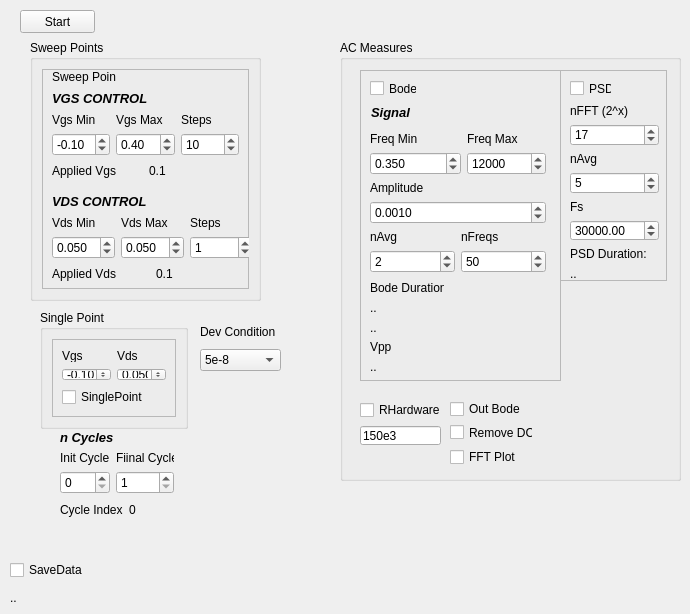
      <widget class="QWidget" name="tab_2">
       <attribute name="title">
        <string>MeasureSweeps</string>
       </attribute>
       <widget class="QPushButton" name="ButSweep">
        <property name="geometry">
         <rect>
          <x>20</x>
          <y>10</y>
          <width>75</width>
          <height>23</height>
         </rect>
        </property>
        <property name="text">
         <string>Start</string>
        </property>
       </widget>
       <widget class="QGroupBox" name="GrSweepMeas_3">
        <property name="geometry">
         <rect>
          <x>40</x>
          <y>310</y>
          <width>148</width>
          <height>119</height>
         </rect>
        </property>
        <property name="title">
         <string>Single Point</string>
        </property>
        <layout class="QHBoxLayout" name="horizontalLayout_12">
         <item>
          <widget class="QFrame" name="frame_9">
           <property name="frameShape">
            <enum>QFrame::StyledPanel</enum>
           </property>
           <property name="frameShadow">
            <enum>QFrame::Raised</enum>
           </property>
           <layout class="QVBoxLayout" name="verticalLayout_42">
            <item>
             <layout class="QVBoxLayout" name="verticalLayout_25">
              <item>
               <layout class="QGridLayout" name="gridLayout_5">
                <item row="0" column="0">
                 <widget class="QLabel" name="label_7">
                  <property name="text">
                   <string>Vgs</string>
                  </property>
                 </widget>
                </item>
                <item row="1" column="0">
                 <widget class="QDoubleSpinBox" name="SpnSVgs">
                  <property name="minimum">
                   <double>-0.500000000000000</double>
                  </property>
                  <property name="maximum">
                   <double>0.700000000000000</double>
                  </property>
                  <property name="singleStep">
                   <double>0.100000000000000</double>
                  </property>
                  <property name="value">
                   <double>-0.100000000000000</double>
                  </property>
                 </widget>
                </item>
                <item row="0" column="1">
                 <widget class="QLabel" name="label_8">
                  <property name="text">
                   <string>Vds</string>
                  </property>
                 </widget>
                </item>
                <item row="1" column="1">
                 <widget class="QDoubleSpinBox" name="SpnSVds">
                  <property name="decimals">
                   <number>3</number>
                  </property>
                  <property name="minimum">
                   <double>-0.200000000000000</double>
                  </property>
                  <property name="maximum">
                   <double>0.200000000000000</double>
                  </property>
                  <property name="singleStep">
                   <double>0.010000000000000</double>
                  </property>
                  <property name="value">
                   <double>0.050000000000000</double>
                  </property>
                 </widget>
                </item>
               </layout>
              </item>
              <item>
               <widget class="QCheckBox" name="ChckSP">
                <property name="text">
                 <string>SinglePoint</string>
                </property>
               </widget>
              </item>
             </layout>
            </item>
           </layout>
          </widget>
         </item>
        </layout>
       </widget>
       <widget class="QGroupBox" name="GrSweepMeas_4">
        <property name="geometry">
         <rect>
          <x>30</x>
          <y>40</y>
          <width>231</width>
          <height>261</height>
         </rect>
        </property>
        <property name="title">
         <string>Sweep Points</string>
        </property>
        <layout class="QHBoxLayout" name="horizontalLayout_13">
         <item>
          <widget class="QFrame" name="frame_5">
           <property name="frameShape">
            <enum>QFrame::StyledPanel</enum>
           </property>
           <property name="frameShadow">
            <enum>QFrame::Raised</enum>
           </property>
           <widget class="QWidget" name="layoutWidget">
            <property name="geometry">
             <rect>
              <x>10</x>
              <y>20</y>
              <width>187</width>
              <height>90</height>
             </rect>
            </property>
            <layout class="QVBoxLayout" name="verticalLayout_4">
             <item>
              <widget class="QLabel" name="label_5">
               <property name="font">
                <font>
                 <pointsize>10</pointsize>
                 <weight>75</weight>
                 <italic>true</italic>
                 <bold>true</bold>
                </font>
               </property>
               <property name="text">
                <string>VGS CONTROL</string>
               </property>
              </widget>
             </item>
             <item>
              <layout class="QHBoxLayout" name="horizontalLayout">
               <item>
                <layout class="QVBoxLayout" name="verticalLayout">
                 <item>
                  <widget class="QLabel" name="label_2">
                   <property name="text">
                    <string>Vgs Min</string>
                   </property>
                  </widget>
                 </item>
                 <item>
                  <widget class="QDoubleSpinBox" name="SpnVgsMin">
                   <property name="minimum">
                    <double>-0.500000000000000</double>
                   </property>
                   <property name="maximum">
                    <double>0.500000000000000</double>
                   </property>
                   <property name="singleStep">
                    <double>0.100000000000000</double>
                   </property>
                   <property name="value">
                    <double>-0.100000000000000</double>
                   </property>
                  </widget>
                 </item>
                </layout>
               </item>
               <item>
                <layout class="QVBoxLayout" name="verticalLayout_2">
                 <item>
                  <widget class="QLabel" name="label_3">
                   <property name="text">
                    <string>Vgs Max</string>
                   </property>
                  </widget>
                 </item>
                 <item>
                  <widget class="QDoubleSpinBox" name="SpnVgsMax">
                   <property name="minimum">
                    <double>-0.200000000000000</double>
                   </property>
                   <property name="maximum">
                    <double>2.000000000000000</double>
                   </property>
                   <property name="singleStep">
                    <double>0.100000000000000</double>
                   </property>
                   <property name="value">
                    <double>0.400000000000000</double>
                   </property>
                  </widget>
                 </item>
                </layout>
               </item>
               <item>
                <layout class="QVBoxLayout" name="verticalLayout_3">
                 <item>
                  <widget class="QLabel" name="label_4">
                   <property name="text">
                    <string>Steps</string>
                   </property>
                  </widget>
                 </item>
                 <item>
                  <widget class="QSpinBox" name="SpnVgsStep">
                   <property name="value">
                    <number>10</number>
                   </property>
                  </widget>
                 </item>
                </layout>
               </item>
              </layout>
             </item>
             <item>
              <layout class="QHBoxLayout" name="horizontalLayout_2">
               <item>
                <widget class="QLabel" name="label_6">
                 <property name="text">
                  <string>Applied Vgs</string>
                 </property>
                </widget>
               </item>
               <item>
                <widget class="QLabel" name="LblVgs">
                 <property name="text">
                  <string>0.1</string>
                 </property>
                </widget>
               </item>
              </layout>
             </item>
            </layout>
           </widget>
           <widget class="QWidget" name="layoutWidget_2">
            <property name="geometry">
             <rect>
              <x>10</x>
              <y>123</y>
              <width>201</width>
              <height>90</height>
             </rect>
            </property>
            <layout class="QVBoxLayout" name="verticalLayout_10">
             <item>
              <widget class="QLabel" name="label_13">
               <property name="font">
                <font>
                 <pointsize>10</pointsize>
                 <weight>75</weight>
                 <italic>true</italic>
                 <bold>true</bold>
                </font>
               </property>
               <property name="text">
                <string>VDS CONTROL</string>
               </property>
              </widget>
             </item>
             <item>
              <layout class="QHBoxLayout" name="horizontalLayout_6">
               <item>
                <layout class="QVBoxLayout" name="verticalLayout_11">
                 <item>
                  <widget class="QLabel" name="label_14">
                   <property name="text">
                    <string>Vds Min</string>
                   </property>
                  </widget>
                 </item>
                 <item>
                  <widget class="QDoubleSpinBox" name="SpnVdsMin">
                   <property name="decimals">
                    <number>3</number>
                   </property>
                   <property name="minimum">
                    <double>-0.200000000000000</double>
                   </property>
                   <property name="maximum">
                    <double>0.200000000000000</double>
                   </property>
                   <property name="singleStep">
                    <double>0.015000000000000</double>
                   </property>
                   <property name="value">
                    <double>0.050000000000000</double>
                   </property>
                  </widget>
                 </item>
                </layout>
               </item>
               <item>
                <layout class="QVBoxLayout" name="verticalLayout_12">
                 <item>
                  <widget class="QLabel" name="label_15">
                   <property name="text">
                    <string>Vds Max</string>
                   </property>
                  </widget>
                 </item>
                 <item>
                  <widget class="QDoubleSpinBox" name="SpnVdsMax">
                   <property name="decimals">
                    <number>3</number>
                   </property>
                   <property name="minimum">
                    <double>-0.200000000000000</double>
                   </property>
                   <property name="maximum">
                    <double>0.200000000000000</double>
                   </property>
                   <property name="singleStep">
                    <double>0.015000000000000</double>
                   </property>
                   <property name="value">
                    <double>0.050000000000000</double>
                   </property>
                  </widget>
                 </item>
                </layout>
               </item>
               <item>
                <layout class="QVBoxLayout" name="verticalLayout_13">
                 <item>
                  <widget class="QLabel" name="label_16">
                   <property name="text">
                    <string>Steps</string>
                   </property>
                  </widget>
                 </item>
                 <item>
                  <widget class="QSpinBox" name="SpnVdsStep">
                   <property name="value">
                    <number>1</number>
                   </property>
                  </widget>
                 </item>
                </layout>
               </item>
              </layout>
             </item>
             <item>
              <layout class="QHBoxLayout" name="horizontalLayout_7">
               <item>
                <widget class="QLabel" name="label_17">
                 <property name="text">
                  <string>Applied Vds</string>
                 </property>
                </widget>
               </item>
               <item>
                <widget class="QLabel" name="LblVds">
                 <property name="text">
                  <string>0.1</string>
                 </property>
                </widget>
               </item>
              </layout>
             </item>
            </layout>
           </widget>
           <widget class="QLabel" name="label_30">
            <property name="geometry">
             <rect>
              <x>10</x>
              <y>0</y>
              <width>64</width>
              <height>16</height>
             </rect>
            </property>
            <property name="text">
             <string>Sweep Points</string>
            </property>
           </widget>
          </widget>
         </item>
        </layout>
       </widget>
       <widget class="QWidget" name="layoutWidget">
        <property name="geometry">
         <rect>
          <x>200</x>
          <y>320</y>
          <width>81</width>
          <height>51</height>
         </rect>
        </property>
        <layout class="QVBoxLayout" name="verticalLayout_18">
         <item>
          <widget class="QLabel" name="label">
           <property name="text">
            <string>Dev Condition</string>
           </property>
          </widget>
         </item>
         <item>
          <widget class="QComboBox" name="CmbDevCond">
           <property name="currentIndex">
            <number>5</number>
           </property>
           <item>
            <property name="text">
             <string>1</string>
            </property>
           </item>
           <item>
            <property name="text">
             <string>5e-6</string>
            </property>
           </item>
           <item>
            <property name="text">
             <string>1e-6</string>
            </property>
           </item>
           <item>
            <property name="text">
             <string>5e-7</string>
            </property>
           </item>
           <item>
            <property name="text">
             <string>1e-7</string>
            </property>
           </item>
           <item>
            <property name="text">
             <string>5e-8</string>
            </property>
           </item>
           <item>
            <property name="text">
             <string>1e-8</string>
            </property>
           </item>
           <item>
            <property name="text">
             <string>5e-9</string>
            </property>
           </item>
           <item>
            <property name="text">
             <string>1e-9</string>
            </property>
           </item>
          </widget>
         </item>
        </layout>
       </widget>
       <widget class="QGroupBox" name="GrSweepMeas">
        <property name="geometry">
         <rect>
          <x>340</x>
          <y>40</y>
          <width>341</width>
          <height>441</height>
         </rect>
        </property>
        <property name="title">
         <string>AC Measures</string>
        </property>
        <widget class="QFrame" name="frame">
         <property name="geometry">
          <rect>
           <x>20</x>
           <y>30</y>
           <width>201</width>
           <height>311</height>
          </rect>
         </property>
         <property name="frameShape">
          <enum>QFrame::StyledPanel</enum>
         </property>
         <property name="frameShadow">
          <enum>QFrame::Raised</enum>
         </property>
         <widget class="QCheckBox" name="ChckBode">
          <property name="geometry">
           <rect>
            <x>10</x>
            <y>10</y>
            <width>47</width>
            <height>17</height>
           </rect>
          </property>
          <property name="text">
           <string>Bode</string>
          </property>
         </widget>
         <widget class="QLabel" name="label_22">
          <property name="geometry">
           <rect>
            <x>11</x>
            <y>34</y>
            <width>40</width>
            <height>16</height>
           </rect>
          </property>
          <property name="font">
           <font>
            <pointsize>10</pointsize>
            <weight>75</weight>
            <italic>true</italic>
            <bold>true</bold>
           </font>
          </property>
          <property name="text">
           <string>Signal</string>
          </property>
         </widget>
         <widget class="QWidget" name="layoutWidget">
          <property name="geometry">
           <rect>
            <x>10</x>
            <y>211</y>
            <width>74</width>
            <height>53</height>
           </rect>
          </property>
          <layout class="QGridLayout" name="gridLayout_13">
           <item row="0" column="0">
            <widget class="QLabel" name="LblPSDDuration_2">
             <property name="text">
              <string>Bode Duration:</string>
             </property>
            </widget>
           </item>
           <item row="1" column="0">
            <widget class="QLabel" name="LblBodeDurationL">
             <property name="text">
              <string>..</string>
             </property>
            </widget>
           </item>
           <item row="2" column="0">
            <widget class="QLabel" name="LblBodeDurationH">
             <property name="text">
              <string>..</string>
             </property>
            </widget>
           </item>
          </layout>
         </widget>
         <widget class="QWidget" name="layoutWidget">
          <property name="geometry">
           <rect>
            <x>10</x>
            <y>62</y>
            <width>176</width>
            <height>141</height>
           </rect>
          </property>
          <layout class="QGridLayout" name="gridLayout_12">
           <item row="0" column="0">
            <layout class="QGridLayout" name="gridLayout_3">
             <item row="0" column="0">
              <layout class="QVBoxLayout" name="verticalLayout_21">
               <item>
                <widget class="QLabel" name="label_25">
                 <property name="text">
                  <string>Freq Min</string>
                 </property>
                </widget>
               </item>
               <item>
                <widget class="QDoubleSpinBox" name="SpnFreqMin">
                 <property name="decimals">
                  <number>3</number>
                 </property>
                 <property name="maximum">
                  <double>1000000.000000000000000</double>
                 </property>
                 <property name="singleStep">
                  <double>0.010000000000000</double>
                 </property>
                 <property name="value">
                  <double>0.350000000000000</double>
                 </property>
                </widget>
               </item>
              </layout>
             </item>
             <item row="0" column="1">
              <layout class="QVBoxLayout" name="verticalLayout_20">
               <item>
                <widget class="QLabel" name="label_24">
                 <property name="text">
                  <string>Freq Max</string>
                 </property>
                </widget>
               </item>
               <item>
                <widget class="QSpinBox" name="SpnFreqMax">
                 <property name="maximum">
                  <number>10000000</number>
                 </property>
                 <property name="value">
                  <number>12000</number>
                 </property>
                </widget>
               </item>
              </layout>
             </item>
            </layout>
           </item>
           <item row="1" column="0">
            <layout class="QGridLayout" name="gridLayout_4">
             <item row="0" column="0" colspan="2">
              <layout class="QVBoxLayout" name="verticalLayout_16">
               <item>
                <widget class="QLabel" name="label_20">
                 <property name="text">
                  <string>Amplitude</string>
                 </property>
                </widget>
               </item>
               <item>
                <widget class="QDoubleSpinBox" name="SpnAmp">
                 <property name="decimals">
                  <number>4</number>
                 </property>
                 <property name="maximum">
                  <double>75.000000000000000</double>
                 </property>
                 <property name="singleStep">
                  <double>0.001000000000000</double>
                 </property>
                 <property name="value">
                  <double>0.001000000000000</double>
                 </property>
                </widget>
               </item>
              </layout>
             </item>
             <item row="1" column="0">
              <layout class="QVBoxLayout" name="verticalLayout_19">
               <item>
                <widget class="QLabel" name="label_27">
                 <property name="text">
                  <string>nAvg</string>
                 </property>
                </widget>
               </item>
               <item>
                <widget class="QSpinBox" name="SpnNAvg">
                 <property name="value">
                  <number>2</number>
                 </property>
                </widget>
               </item>
              </layout>
             </item>
             <item row="1" column="1">
              <layout class="QVBoxLayout" name="verticalLayout_14">
               <item>
                <widget class="QLabel" name="label_18">
                 <property name="text">
                  <string>nFreqs</string>
                 </property>
                </widget>
               </item>
               <item>
                <widget class="QSpinBox" name="SpnNFreqs">
                 <property name="value">
                  <number>50</number>
                 </property>
                </widget>
               </item>
              </layout>
             </item>
            </layout>
           </item>
          </layout>
         </widget>
         <widget class="QWidget" name="layoutWidget">
          <property name="geometry">
           <rect>
            <x>10</x>
            <y>270</y>
            <width>141</width>
            <height>34</height>
           </rect>
          </property>
          <layout class="QGridLayout" name="gridLayout_17">
           <item row="0" column="0">
            <widget class="QLabel" name="LblPSDDuration_3">
             <property name="text">
              <string>Vpp</string>
             </property>
            </widget>
           </item>
           <item row="1" column="0">
            <widget class="QLabel" name="LblVpp">
             <property name="text">
              <string>..</string>
             </property>
            </widget>
           </item>
          </layout>
         </widget>
        </widget>
        <widget class="QFrame" name="frame_2">
         <property name="geometry">
          <rect>
           <x>220</x>
           <y>30</y>
           <width>107</width>
           <height>211</height>
          </rect>
         </property>
         <property name="frameShape">
          <enum>QFrame::StyledPanel</enum>
         </property>
         <property name="frameShadow">
          <enum>QFrame::Raised</enum>
         </property>
         <widget class="QCheckBox" name="ChckPSD">
          <property name="geometry">
           <rect>
            <x>10</x>
            <y>10</y>
            <width>42</width>
            <height>17</height>
           </rect>
          </property>
          <property name="text">
           <string>PSD</string>
          </property>
         </widget>
         <widget class="QWidget" name="layoutWidget">
          <property name="geometry">
           <rect>
            <x>10</x>
            <y>34</y>
            <width>89</width>
            <height>177</height>
           </rect>
          </property>
          <layout class="QGridLayout" name="gridLayout_11">
           <item row="0" column="0">
            <layout class="QGridLayout" name="gridLayout_7">
             <item row="0" column="0">
              <layout class="QGridLayout" name="gridLayout_6">
               <item row="0" column="0">
                <widget class="QLabel" name="label_26">
                 <property name="text">
                  <string>nFFT (2^x)</string>
                 </property>
                </widget>
               </item>
               <item row="1" column="0">
                <widget class="QSpinBox" name="SpnPDSnFFT">
                 <property name="maximum">
                  <number>24</number>
                 </property>
                 <property name="value">
                  <number>17</number>
                 </property>
                </widget>
               </item>
              </layout>
             </item>
             <item row="1" column="0">
              <layout class="QGridLayout" name="gridLayout_2">
               <item row="0" column="0">
                <widget class="QLabel" name="label_29">
                 <property name="text">
                  <string>nAvg</string>
                 </property>
                </widget>
               </item>
               <item row="1" column="0">
                <widget class="QSpinBox" name="SpnAvg">
                 <property name="maximum">
                  <number>20</number>
                 </property>
                 <property name="value">
                  <number>5</number>
                 </property>
                </widget>
               </item>
              </layout>
             </item>
             <item row="2" column="0">
              <layout class="QVBoxLayout" name="verticalLayout_26">
               <item>
                <widget class="QLabel" name="label_28">
                 <property name="text">
                  <string>Fs</string>
                 </property>
                </widget>
               </item>
               <item>
                <widget class="QDoubleSpinBox" name="SpnFsPSD">
                 <property name="maximum">
                  <double>1000000.000000000000000</double>
                 </property>
                 <property name="singleStep">
                  <double>100.000000000000000</double>
                 </property>
                 <property name="value">
                  <double>30000.000000000000000</double>
                 </property>
                </widget>
               </item>
              </layout>
             </item>
            </layout>
           </item>
           <item row="1" column="0">
            <widget class="QLabel" name="LblPSDDuration_1">
             <property name="text">
              <string>PSD Duration:</string>
             </property>
            </widget>
           </item>
           <item row="2" column="0">
            <widget class="QLabel" name="LblPSDDuration">
             <property name="text">
              <string>..</string>
             </property>
            </widget>
           </item>
          </layout>
         </widget>
        </widget>
        <widget class="QWidget" name="layoutWidget">
         <property name="geometry">
          <rect>
           <x>20</x>
           <y>360</y>
           <width>81</width>
           <height>45</height>
          </rect>
         </property>
         <layout class="QVBoxLayout" name="verticalLayout_5">
          <item>
           <widget class="QCheckBox" name="ChckRhardware">
            <property name="text">
             <string>RHardware</string>
            </property>
            <property name="autoExclusive">
             <bool>false</bool>
            </property>
           </widget>
          </item>
          <item>
           <widget class="QLineEdit" name="QRhardware">
            <property name="text">
             <string>150e3</string>
            </property>
           </widget>
          </item>
         </layout>
        </widget>
        <widget class="QWidget" name="layoutWidget">
         <property name="geometry">
          <rect>
           <x>110</x>
           <y>360</y>
           <width>83</width>
           <height>67</height>
          </rect>
         </property>
         <layout class="QGridLayout" name="gridLayout_19">
          <item row="0" column="0">
           <layout class="QGridLayout" name="gridLayout_18">
            <item row="0" column="0">
             <widget class="QCheckBox" name="ChckOutBode">
              <property name="text">
               <string>Out Bode</string>
              </property>
              <property name="autoExclusive">
               <bool>false</bool>
              </property>
             </widget>
            </item>
            <item row="1" column="0">
             <widget class="QCheckBox" name="ChckRemoveDC">
              <property name="text">
               <string>Remove DC</string>
              </property>
              <property name="autoExclusive">
               <bool>false</bool>
              </property>
             </widget>
            </item>
           </layout>
          </item>
          <item row="1" column="0">
           <widget class="QCheckBox" name="ChckFFT">
            <property name="text">
             <string>FFT Plot</string>
            </property>
            <property name="autoExclusive">
             <bool>false</bool>
            </property>
           </widget>
          </item>
         </layout>
        </widget>
       </widget>
       <widget class="QWidget" name="layoutWidget">
        <property name="geometry">
         <rect>
          <x>60</x>
          <y>430</y>
          <width>114</width>
          <height>90</height>
         </rect>
        </property>
        <layout class="QGridLayout" name="gridLayout_8">
         <item row="0" column="0">
          <layout class="QGridLayout" name="gridLayout">
           <item row="0" column="0">
            <widget class="QLabel" name="label_23">
             <property name="font">
              <font>
               <pointsize>10</pointsize>
               <weight>75</weight>
               <italic>true</italic>
               <bold>true</bold>
              </font>
             </property>
             <property name="text">
              <string>n Cycles</string>
             </property>
            </widget>
           </item>
           <item row="1" column="0">
            <layout class="QHBoxLayout" name="horizontalLayout_3">
             <item>
              <layout class="QVBoxLayout" name="verticalLayout_27">
               <item>
                <widget class="QLabel" name="label_31">
                 <property name="text">
                  <string>Init Cycle</string>
                 </property>
                </widget>
               </item>
               <item>
                <widget class="QSpinBox" name="SpnInitCycle">
                 <property name="minimum">
                  <number>0</number>
                 </property>
                 <property name="maximum">
                  <number>200</number>
                 </property>
                 <property name="value">
                  <number>0</number>
                 </property>
                </widget>
               </item>
              </layout>
             </item>
             <item>
              <layout class="QVBoxLayout" name="verticalLayout_38">
               <item>
                <widget class="QLabel" name="label_32">
                 <property name="text">
                  <string>Fiinal Cycle</string>
                 </property>
                </widget>
               </item>
               <item>
                <widget class="QSpinBox" name="SpnFinalCycle">
                 <property name="minimum">
                  <number>1</number>
                 </property>
                 <property name="maximum">
                  <number>200</number>
                 </property>
                 <property name="value">
                  <number>1</number>
                 </property>
                </widget>
               </item>
              </layout>
             </item>
            </layout>
           </item>
          </layout>
         </item>
         <item row="1" column="0">
          <layout class="QHBoxLayout" name="horizontalLayout_8">
           <item>
            <widget class="QLabel" name="label_33">
             <property name="text">
              <string>Cycle Index</string>
             </property>
            </widget>
           </item>
           <item>
            <widget class="QLabel" name="LblCycle">
             <property name="text">
              <string>0</string>
             </property>
            </widget>
           </item>
          </layout>
         </item>
        </layout>
       </widget>
       <widget class="QCheckBox" name="ChckSaveData">
        <property name="geometry">
         <rect>
          <x>10</x>
          <y>560</y>
          <width>131</width>
          <height>20</height>
         </rect>
        </property>
        <property name="text">
         <string>SaveData</string>
        </property>
        <property name="checked">
         <bool>false</bool>
        </property>
       </widget>
       <widget class="QLabel" name="LblPath">
        <property name="geometry">
         <rect>
          <x>10</x>
          <y>590</y>
          <width>491</width>
          <height>15</height>
         </rect>
        </property>
        <property name="sizePolicy">
         <sizepolicy hsizetype="Minimum" vsizetype="Minimum">
          <horstretch>0</horstretch>
          <verstretch>0</verstretch>
         </sizepolicy>
        </property>
        <property name="maximumSize">
         <size>
          <width>16777215</width>
          <height>15</height>
         </size>
        </property>
        <property name="text">
         <string>..</string>
        </property>
       </widget>
      </widget>
